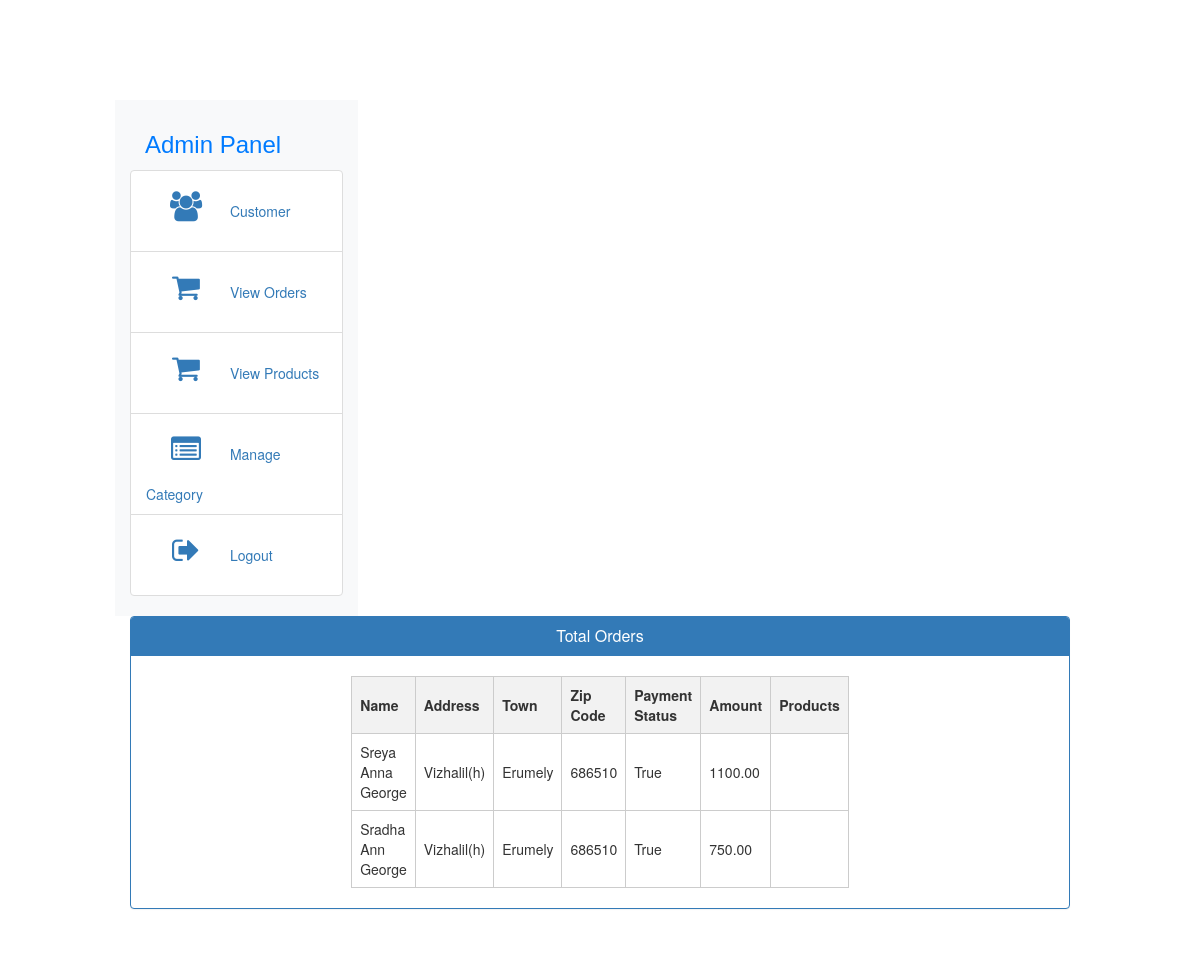
The page /admin_view_booking/ on the database as committed earlier.
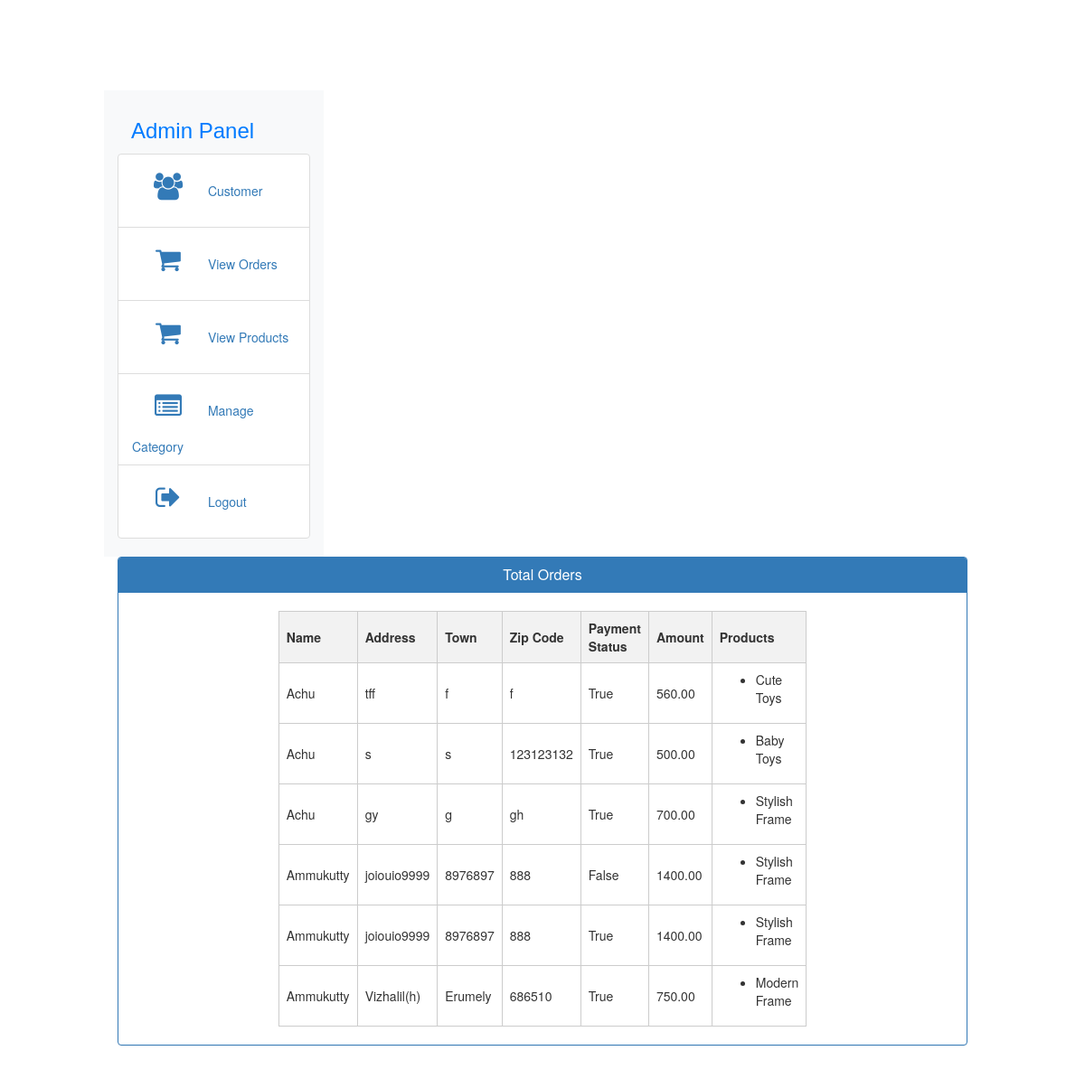
The same page on the database as committed later.
### giftapp/models/BillingInformation.py (models this page shows, shortened)
class BillingInformation(models.Model):
    user = models.ForeignKey(User, on_delete=models.CASCADE)
    name = models.CharField(max_length=50)
    address = models.TextField()
    town = models.CharField(max_length=50)
    zip_code = models.CharField(max_length=10)
    payment_status = models.BooleanField(default=False)
    amount = models.DecimalField(max_digits=8, decimal_places=2)
    product = models.ManyToManyField(Product, blank=True)

### giftapp/models/product.py (models this page shows)
class Product(models.Model):
    community = models.ForeignKey(Communityprofile, on_delete=models.SET_NULL, null=True)
    name = models.CharField(max_length=50)
    price = models.IntegerField(default=0)
    category = models.ForeignKey(Category, on_delete=models.SET_NULL, null=True)
    description = models.CharField(max_length=200, default='1')
    image = models.ImageField(upload_to='products/')

### giftapp/views.py (the view)
# urls.py: path('admin_view_booking/',admin_view_booking,name='admin_view_booking'),
def admin_view_booking(request):
    billing_information_list = BillingInformation.objects.all()
    context = {'billing_information_list': billing_information_list}
    return render(request, 'admin/admin_view_booking.html', context)

### templates/admin/admin_view_booking.html (shortened to what this page needs)
{% extends 'admin/admin_base.html' %}
{% load static %}
{% block content %}
<head>
  <link href="//netdna.bootstrapcdn.com/bootstrap/3.0.0/css/bootstrap.min.css" rel="stylesheet" id="bootstrap-css">
  </head>
<div class="container">
  <div class="panel panel-primary">
    <div class="panel-heading">
      <h6 class="panel-title">Total Orders</h6>
    </div>
    <table>
        <thead>
            <tr>
                <th>Name</th>
                <th>Address</th>
                <th>Town</th>
                <th>Zip Code</th>
                <th>Payment Status</th>
                <th>Amount</th>
                <th>Products</th>
            </tr>
        </thead>
        <tbody>
            {% for billing_info in billing_information_list %}
            <tr>
                <td>{{ billing_info.name }}</td>
                <td>{{ billing_info.address }}</td>
                <td>{{ billing_info.town }}</td>
                <td>{{ billing_info.zip_code }}</td>
                <td>{{ billing_info.payment_status }}</td>
                <td>{{ billing_info.amount }}</td>
                <td>
                    <ul>
                        {% for product in billing_info.product.all %}
                        <li>{{ product.name }}</li>
                        {% endfor %}
                    </ul>
                </td>
            </tr>
            {% endfor %}
        </tbody>
    </table>
  </div>
</div>
{% endblock content %}

Rows that differ between the two databases and show on the page:
removed BillingInformation: name "Sreya Anna George", address "Vizhalil(h)", town "Erumely", zip_code "686510", payment_status "True", amount "1100.00"
removed BillingInformation: name "Sradha Ann George", address "Vizhalil(h)", town "Erumely", zip_code "686510", payment_status "True", amount "750.00"
added BillingInformation: name "Achu", address "tff", town "f", zip_code "f", payment_status "True", amount "560.00"
now on this page (row unchanged): Product: name "Cute Toys", shown under "Achu"
added BillingInformation: name "Achu", address "s", town "s", zip_code "123123132", payment_status "True", amount "500.00"
now on this page (row unchanged): Product: name "Baby Toys", shown under "Achu"
added BillingInformation: name "Achu", address "gy", town "g", zip_code "gh", payment_status "True", amount "700.00"
now on this page (row unchanged): Product: name "Stylish Frame"
added BillingInformation: name "Ammukutty", address "joiouio9999", town "8976897", zip_code "888", payment_status "False", amount "1400.00"
added BillingInformation: name "Ammukutty", address "joiouio9999", town "8976897", zip_code "888", payment_status "True", amount "1400.00"
added BillingInformation: name "Ammukutty", address "Vizhalil(h)", town "Erumely", zip_code "686510", payment_status "True", amount "750.00"
now on this page (row unchanged): Product: name "Modern Frame", shown under "Ammukutty"
